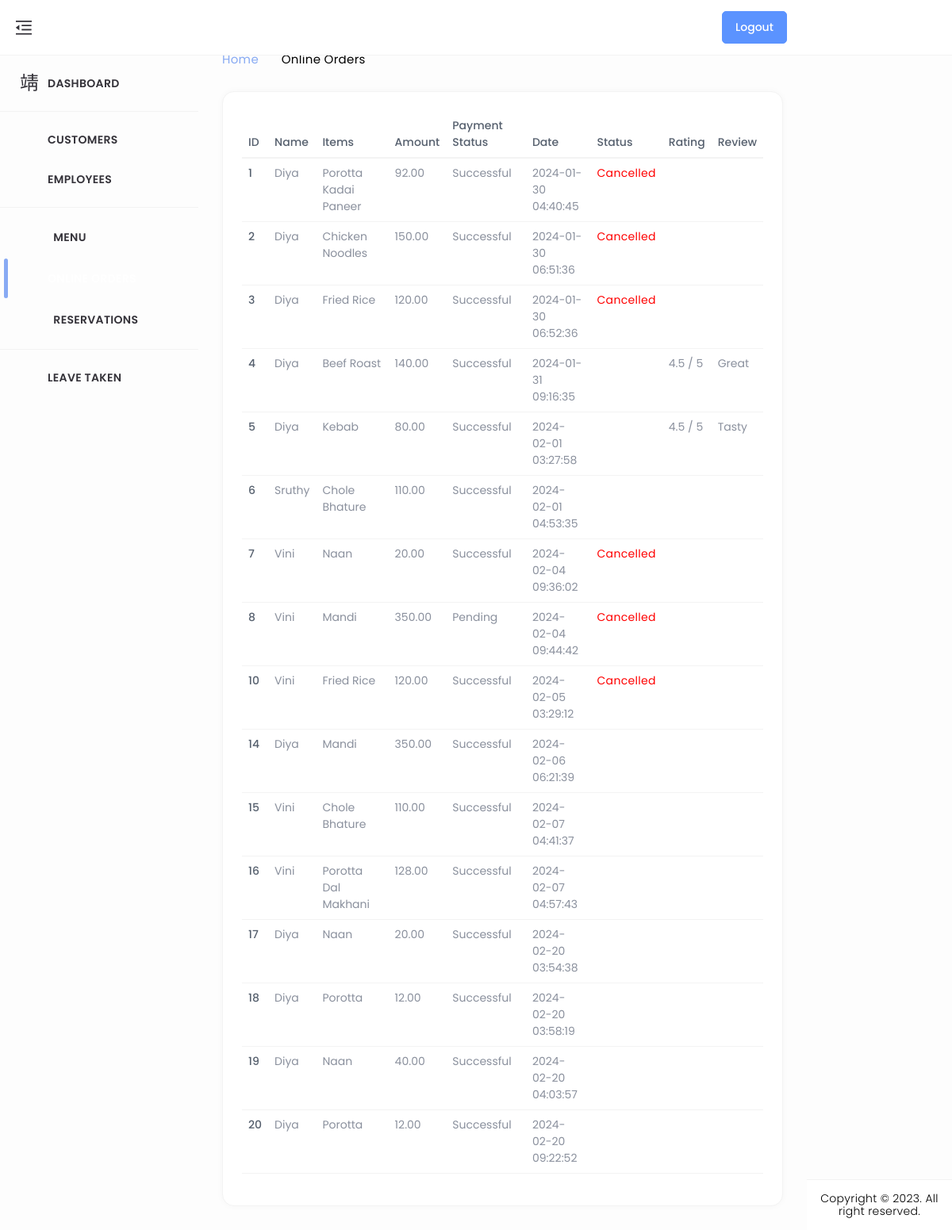
Before: /order_list/ with the older database file.
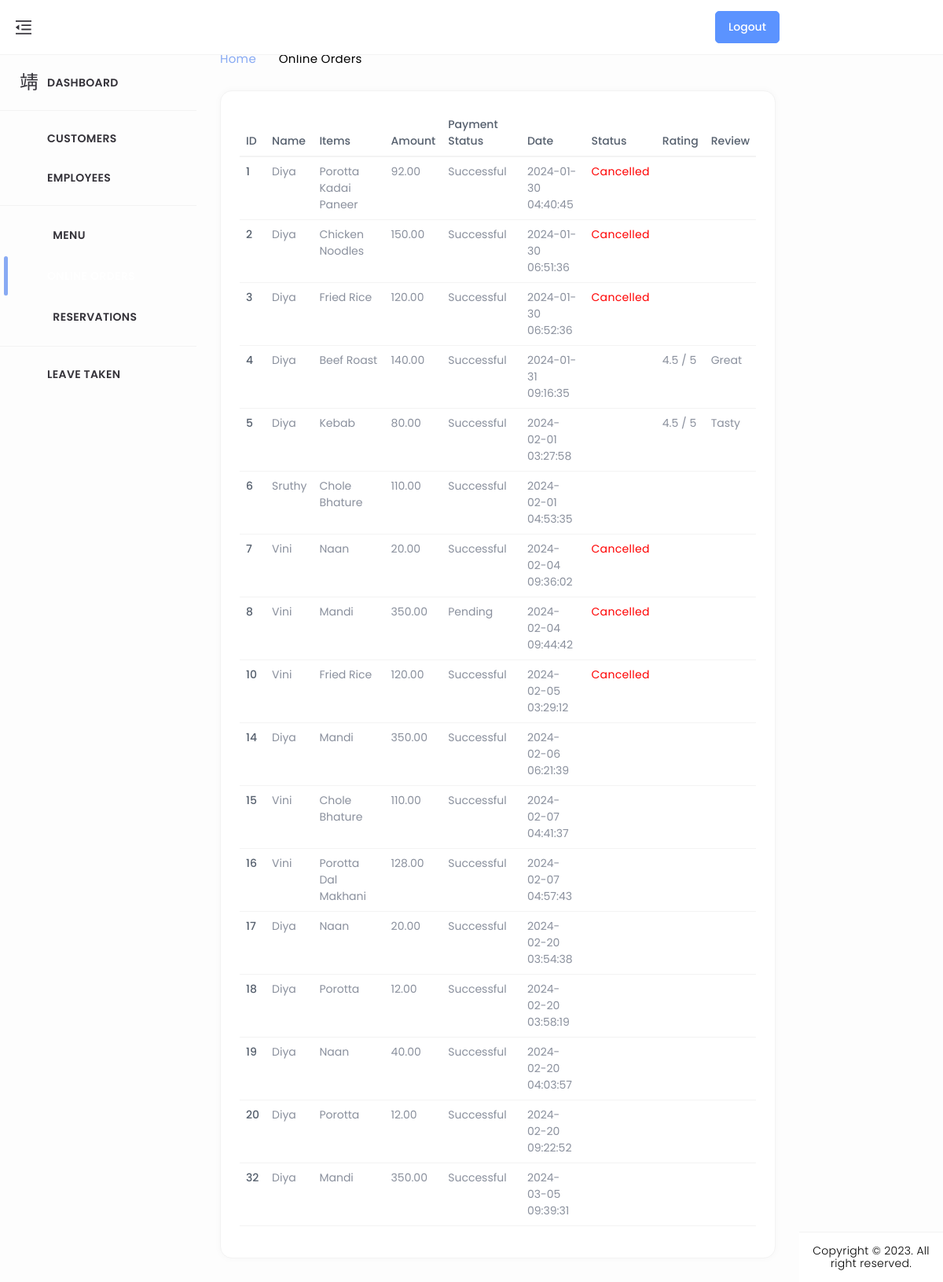
After: the same page with the newer database file.
### home/models.py (models this page shows, shortened)
class BillingInformation(models.Model):
    user = models.ForeignKey(CustomUser, on_delete=models.CASCADE)
    address = models.TextField()
    town = models.CharField(max_length=50)
    zip_code = models.CharField(max_length=10)
    payment_status = models.BooleanField(default=True)
    amount = models.DecimalField(max_digits=8, decimal_places=2)
    menu = models.ManyToManyField(menus, blank=True)
    status = models.IntegerField(default=1)

class CustomUser(AbstractUser):
    CUSTOMER = 1
    EMPLOYEE = 2
    ROLE_CHOICE = (
        (CUSTOMER, 'CUSTOMER'),
        (EMPLOYEE, 'EMPLOYEE'),
    )
    username=None
    first_name = None
    last_name = None
    USERNAME_FIELD = 'email'
    name = models.CharField(max_length=50)
    email = models.EmailField(max_length=100, unique=True)
    phone = models.CharField(max_length=12, blank=True)
    password = models.CharField(max_length=128)
    role = models.IntegerField(choices=ROLE_CHOICE, blank=True, null=True,default='1')
    is_admin = models.BooleanField(default=False)
    is_staff = models.BooleanField(default=False)
    is_active = models.BooleanField(default=True)
    is_superadmin = models.BooleanField(default=False)
    REQUIRED_FIELDS = ['name', 'phone']
    objects = UserManager()

class menus(models.Model):
    CATEGORY_CHOICES = (
        ('Kerala', 'Kerala'),
        ('Chineese', 'Chineese'),
        ('North Indian', 'North Indian'),
        ('Arabian', 'Arabian'),
        ('Beverages', 'Beverages'),
    )
    SUBMENU_CHOICES = (
        ('Breads', 'Breads'),
        ('Curries', 'Curries'),
        ('Rice Dishes','Rice Dishes'),
        ('Appetizers','Appetizers'),
        ('Main Course','Main Course'),
        ('Breads & Accompaniments', 'Breads & Accompaniments'),
        ('Rolls & Grills','Rolls & Grills'),
        ('Hot Beverage','Hot Beverage'),
        ('Cold Beverage','Cold Beverage'),
    )
    SUB_SUBMENU_CHOICES = (
        ('Vegetarian', 'Vegetarian'),
        ('Non-Vegetarian', 'Non-Vegetarian'),
        ('Water-based','Water-based'),
        ('Milk-based','Milk-based')
    )
    name = models.CharField(max_length=100)
    category = models.CharField(max_length=50, choices=CATEGORY_CHOICES, default='')
    submenu = models.CharField(max_length=50, choices=SUBMENU_CHOICES, default='', blank=True)
    sub_submenu = models.CharField(max_length=50, choices=SUB_SUBMENU_CHOICES, default='', blank=True)
    desc = models.CharField(max_length=300)
    price = models.FloatField()
    img = models.ImageField(upload_to='menus/', blank=True, null=True)
    active = models.BooleanField(default=True)

class Payment(models.Model):
    class PaymentStatusChoices(models.TextChoices):
        PENDING = 'pending', 'Pending'
        SUCCESSFUL = 'successful', 'Successful'
        FAILED = 'failed', 'Failed'
    user = models.ForeignKey(CustomUser, on_delete=models.CASCADE)  # Link the payment to a user
    razorpay_order_id = models.CharField(max_length=255)  # Razorpay order ID
    payment_id = models.CharField(max_length=255)  # Razorpay payment ID
    amount = models.DecimalField(max_digits=8, decimal_places=2)  # Amount paid
    currency = models.CharField(max_length=3)  # Currency code (e.g., "INR")
    timestamp = models.DateTimeField(auto_now_add=True)  # Timestamp of the payment
    payment_status = models.CharField(max_length=20, choices=PaymentStatusChoices.choices, default=PaymentStatusChoices.PENDING)
    billing_info = models.ForeignKey(BillingInformation, on_delete=models.CASCADE, null=True, blank=True)
    table_booking = models.ForeignKey(TableBooking, on_delete=models.CASCADE, related_name='payments', null=True, blank=True)
    class Meta:
        ordering = ['-timestamp']

class Review(models.Model):
    user = models.ForeignKey(CustomUser, on_delete=models.CASCADE)  # Assuming you have a CustomUser model
    billing_information = models.ForeignKey('BillingInformation', on_delete=models.CASCADE, related_name='reviews', null=True)
    rating = models.FloatField()
    comment = models.TextField()
    timestamp = models.DateTimeField(auto_now_add=True)

### home/views.py (the view)
# urls.py: path('order_list/',order_list,name='order_list'),
def order_list(request):
    billing_info = BillingInformation.objects.prefetch_related('reviews').all()
    payments = Payment.objects.all()
    context = {
        'billing_info': billing_info,
        'payments': payments,
    }
    return render(request, 'admin_dashboard/orders.html', context)

### templates/admin_dashboard/orders.html (shortened to what this page needs)
{% load static %}
<!DOCTYPE html>
<html lang="en" dir="ltr">
<head>
	<link href="../../../../cdn.jsdelivr.net/npm/%40mdi/font%404.4.95/css/materialdesignicons.min.html" rel="stylesheet" />
	<link href="{% static 'assets/css/materialdesignicons.min.css' %}" rel="stylesheet" />
	<link href="{% static 'assets/plugins/simplebar/simplebar.css' %}" rel="stylesheet" />
	<link href="{% static 'assets/plugins/data-tables/datatables.bootstrap5.min.css' %}" rel='stylesheet'>
	<link href="{% static 'assets/plugins/data-tables/responsive.datatables.min.css' %}" rel='stylesheet'>
	<link id="{% static 'style.css' %}" rel="stylesheet" href="{% static 'assets/css/style.css' %}" />
</head>
<body id="body">
	<div class="wrapper">
		<div class="ec-left-sidebar ec-bg-sidebar">
			<div id="sidebar" class="sidebar ec-sidebar-footer">
				<div class="ec-brand">
					<a href="admin_index ">
						<span class="ec-brand-name text-truncate">DineEase</span>
					</a>
				</div>
				<div class="ec-navigation" data-simplebar>
					<ul class="nav sidebar-inner" id="sidebar-menu">
						<li class="">
							<a class="sidenav-item-link" href="{% url 'admin_index' %}">
								<i class="mdi mdi-view-dashboard-outline"></i>
								<span class="nav-text">Dashboard</span>
							</a>
							<hr>
						</li>
						<li class="has-sub">
							<a class="sidenav-item-link" href="{% url 'user_list' %}">
								<i class="mdi mdi-account-multiple-outline"></i>
								<span class="nav-text">Customers</span>
							</a>
						</li>
						<li class="has-sub">
							<a class="sidenav-item-link" href="{% url 'emp_list' %}" id="Listemp">
								<i class="mdi mdi-account-multiple-outline"></i>
								<span class="nav-text">Employees</span>
							</a>
							<hr>
						</li>
						<li class="has-sub">
							<a class="sidenav-item-link" href="javascript:void(0)">
								<i class="mdi mdi-food mdi-36px"></i>&ensp;
								<span class="nav-text">Menu</span> <b class="caret"></b>
							</a>
						</li>
						<li class="has-sub active">
							<a class="sidenav-item-link" href="{% url 'order_list' %}">
								<i class="mdi mdi-cart-outline mdi-34px"></i>
								<span class="nav-text">Online Orders</span>
							</a>
						</li>
						<li class="has-sub">
							<a class="sidenav-item-link" href="{% url 'ad_booking_lists' %}">
								<i class="mdi mdi-food-variant mdi-36px"></i>&ensp;
								<span class="nav-text">Reservations</span>
							</a>
						</li>
						<hr>
						<li class="has-sub">
							<a class="sidenav-item-link" href="{% url 'empLeave_list' %}">
								<i class="mdi mdi-receipt"></i>
								<span class="nav-text">Leave Taken</span>
							</a>
						</li>
					</ul>
				</div>
			</div>
		</div>
		<div class="ec-page-wrapper">
			<header class="ec-main-header" id="header">
				<nav class="navbar navbar-static-top navbar-expand-lg">
					<button id="sidebar-toggler">
						<img src="{% static 'assets/img/icons/clops.png' %}" alt="">
					</button>
					<div class="navbar-right">
						<ul class="nav navbar-nav">
							<form method="post" action="{% url 'admin_login' %}">
								<button type="submit" class="btn btn-primary" style="margin-left: 850px;">Logout</button>
							</form>
				</nav>
			</header>
			<div class="ec-content-wrapper">
				<div class="content">
					<div class="breadcrumb-wrapper d-flex align-items-center justify-content-between">
						<div>
							<h1>All Orders</h1>
							<p class="breadcrumbs"><span><a href="index.html">Home</a></span>
								<span><i class="mdi mdi-chevron-right"></i></span>Online Orders</p>
						</div>
					</div>
					<div class="row">
						<div class="col-12">
							<div class="card card-default">
								<div class="card-body">
									<div class="table-responsive">
										<table id="responsive-data-table" class="table" style="width:100%">
											<thead>
												<tr>
													<th>ID</th>
													<th>Name</th>
													<th>Items</th>
													<th>Amount</th>
													<th>Payment Status</th>
													<th>Date</th>
													<th>Status</th>
													<th>Rating</th>
													<th>Review</th>
												</tr>
											</thead>
											<tbody>
												{% for billing in billing_info %}
												<tr>
													<td>{{ billing.id }}</td>
													<td>{{ billing.user.name }}</td>
													<td>
														{% for menu in billing.menu.all %}
															{{ menu.name }}<br>
														{% empty %}
															No menu ordered
														{% endfor %}
													</td>
													<td>{{ billing.amount }}</td>
													<td>
														{% with matching_payments=billing.payment_set.all %}
															{% if matching_payments %}
																{{ matching_payments.0.get_payment_status_display }}
															{% else %}
																Payment not found
															{% endif %}
														{% endwith %}
													</td>
													<td>
														{% for payment in billing.payment_set.all %}
															{{ payment.timestamp|date:"Y-m-d" }}<br>
															{{ payment.timestamp|time:"H:i:s" }}<br>
														{% endfor %}
													</td>
													<td>
														{% if billing.status == 0 %}
															<span style="color: red;">Cancelled</span>
														{% else %}
															{% comment %} <span style="color: green;">Not Cancelled</span> {% endcomment %}
														{% endif %}
													</td>
													<td>
														{% for review in billing.reviews.all %}
															{{ review.rating }} / 5<br>
														{% endfor %}
													</td>
													<td>
														{% for review in billing.reviews.all %}
															{{ review.comment }}<br>
														{% endfor %}
													</td>
												</tr>
												{% empty %}
												<tr>
													<td colspan="5">No billing information available</td>
												</tr>
												{% endfor %}
											</tbody>
										</table>
									</div>
									</div>
								</div>
							</div>
						</div>
					</div>
				</div>
			</div>
			<footer class="footer mt-auto">
				<div class="copyright bg-white">
					<p>
						Copyright © 2023. All right reserved.
					  </p>
				</div>
			</footer>
		</div>
</body>
</html>

Changed rows visible on the page:
added BillingInformation: id "32", user.name "Diya", amount "350.00", payment_set.all.0.payment_status "Successful", menus (name "Mandi")
added Payment: timestamp "2024-03-05", timestamp "09:39:31", shown under "32"
